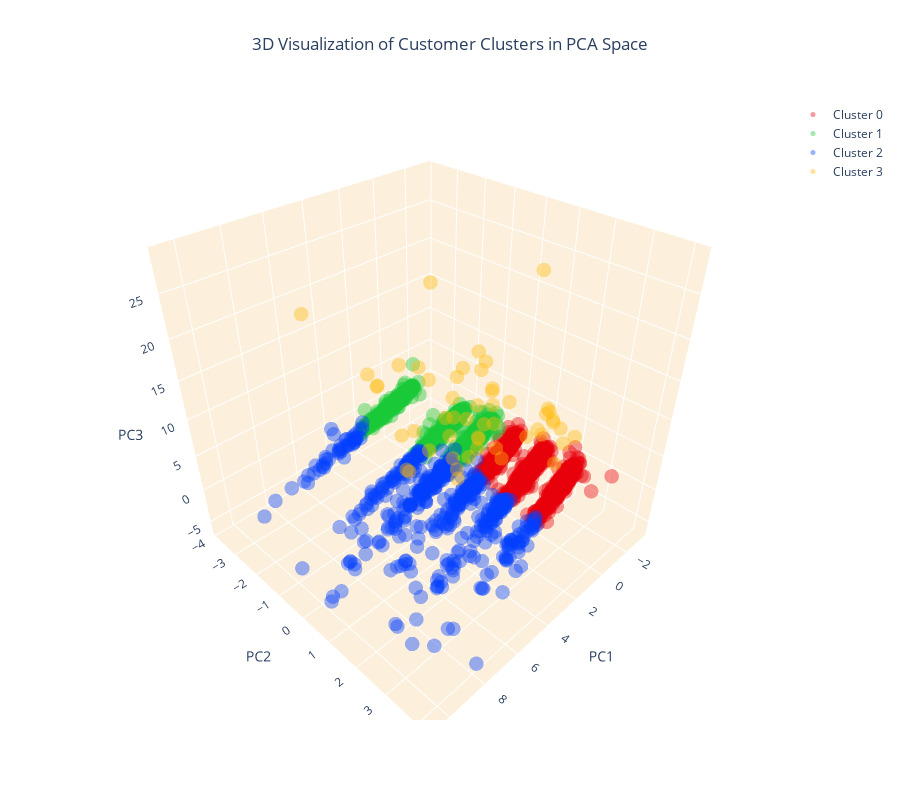

The cell this chart's notebook holds for it:
### Markdown cell above
Esto tengo que traducirlo y corregirlo

### Code cell
# Setting up the color scheme for the clusters (RGB order)
colors = ['#e8000b', '#1ac938', '#023eff', '#ffba08']  # Añadido un cuarto color

# Create separate data frames for each cluster
cluster_0 = datos_cliente_pca[datos_cliente_pca['cluster'] == 0]
cluster_1 = datos_cliente_pca[datos_cliente_pca['cluster'] == 1]
cluster_2 = datos_cliente_pca[datos_cliente_pca['cluster'] == 2]
cluster_3 = datos_cliente_pca[datos_cliente_pca['cluster'] == 3]

# Create a 3D scatter plot
fig = go.Figure()

# Add data points for each cluster separately and specify the color
fig.add_trace(go.Scatter3d(x=cluster_0['PC1'], y=cluster_0['PC2'], z=cluster_0['PC3'], 
                           mode='markers', marker=dict(color=colors[0], size=5, opacity=0.4), name='Cluster 0'))
fig.add_trace(go.Scatter3d(x=cluster_1['PC1'], y=cluster_1['PC2'], z=cluster_1['PC3'], 
                           mode='markers', marker=dict(color=colors[1], size=5, opacity=0.4), name='Cluster 1'))
fig.add_trace(go.Scatter3d(x=cluster_2['PC1'], y=cluster_2['PC2'], z=cluster_2['PC3'], 
                           mode='markers', marker=dict(color=colors[2], size=5, opacity=0.4), name='Cluster 2'))
fig.add_trace(go.Scatter3d(x=cluster_3['PC1'], y=cluster_3['PC2'], z=cluster_3['PC3'], 
                           mode='markers', marker=dict(color=colors[3], size=5, opacity=0.4), name='Cluster 3'))

# Set the title and layout details
fig.update_layout(
    title=dict(text='3D Visualization of Customer Clusters in PCA Space', x=0.5),
    scene=dict(
        xaxis=dict(backgroundcolor="#fcf0dc", gridcolor='white', title='PC1'),
        yaxis=dict(backgroundcolor="#fcf0dc", gridcolor='white', title='PC2'),
        zaxis=dict(backgroundcolor="#fcf0dc", gridcolor='white', title='PC3'),
    ),
    width=900,
    height=800
)

# Show the plot
fig.show()

### Figure 1 — Plotly figure (JSON) as saved in the notebook; plotly's stock layout.template omitted (floating-point values rounded to 4 significant figures; data arrays with more than 128 entries replaced by an {"elided": "..."} marker saying what was removed)
{"data": [{"marker": {"color": "#e8000b", "opacity": 0.4, "size": 5}, "mode": "markers", "name": "Cluster 0", "type": "scatter3d", "x": {"elided": "1789 float values"}, "y": {"elided": "1789 float values"}, "z": {"elided": "1789 float values"}}, {"marker": {"color": "#1ac938", "opacity": 0.4, "size": 5}, "mode": "markers", "name": "Cluster 1", "type": "scatter3d", "x": {"elided": "1755 float values"}, "y": {"elided": "1755 float values"}, "z": {"elided": "1755 float values"}}, {"marker": {"color": "#023eff", "opacity": 0.4, "size": 5}, "mode": "markers", "name": "Cluster 2", "type": "scatter3d", "x": {"elided": "556 float values"}, "y": {"elided": "556 float values"}, "z": {"elided": "556 float values"}}, {"marker": {"color": "#ffba08", "opacity": 0.4, "size": 5}, "mode": "markers", "name": "Cluster 3", "type": "scatter3d", "x": [0.4145, 0.09887, 2.416, 2.024, -0.3378, 0.4455, -0.69, -1.243, 2.733, -0.1908, 4.337, 1.461, 2.681, -0.8569, 0.2048, 7.496, 7.22, 2.326, 5.147, -0.3071, 3.876, -1.351, 1.535, -0.7406, 1.836, -0.7271, 4.277, 0.4169, 2.559, 5.42, 2.912, 1.929, 1.646, 0.01733, 1.891, -1.105, 2.142, -1.771, 5.151, 1.004, -1.439, 2.883, -0.3021, 3.671, 0.6073, 1.846, 2.911, -1.341, 3.656, 1.787, -1.541, -0.8231], "y": [2.832, -0.02274, 0.2138, 0.9115, -0.3254, 1.742, 1.822, -1.362, -0.9983, -0.01671, 1.456, 1.058, 0.1172, 1.687, -3.151, 2.961, -1.915, 0.08592, 0.2544, 1.76, 2.357, -0.3058, 3.117, -1.321, -0.05131, 2.726, 1.4, -0.3189, -2.968, 0.3332, 2.102, -0.9134, 0.7402, -0.183, -3.018, 0.4366, 0.9568, 1.656, 0.9953, 2.868, 1.759, 1.056, 1.485, 0.1081, 0.7356, 0.9937, -0.7052, 1.666, -0.9249, -3.111, -0.3828, 1.806], "z": [8.687, 12.0, 11.46, 7.17, 5.861, 7.042, 8.888, 8.168, 4.528, 12.82, 6.121, 11.13, 8.884, 5.489, 6.737, 17.18, 22.77, 5.802, 5.177, 7.087, 11.74, 6.787, 12.81, 7.506, 7.47, 7.77, 7.144, 4.846, 8.359, 6.026, 8.402, 10.96, 6.027, 14.06, 5.825, 7.053, 5.81, 5.938, 28.73, 6.899, 6.982, 5.931, 26.15, 5.642, 6.765, 8.914, 14.13, 8.08, 5.299, 5.37, 6.776, 9.425]}], "layout": {"height": 800, "scene": {"xaxis": {"backgroundcolor": "#fcf0dc", "gridcolor": "white", "title": {"text": "PC1"}}, "yaxis": {"backgroundcolor": "#fcf0dc", "gridcolor": "white", "title": {"text": "PC2"}}, "zaxis": {"backgroundcolor": "#fcf0dc", "gridcolor": "white", "title": {"text": "PC3"}}}, "title": {"text": "3D Visualization of Customer Clusters in PCA Space", "x": 0.5}, "width": 900}}
